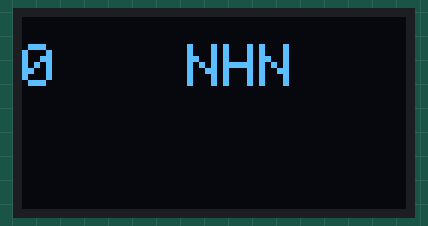
Bench run of a sketch on a simulated ESP8266 (NodeMCU). Parts: 128×64 one-colour display. WiFi joins after 1.5 s; servers stay silent unless stated; uploads are accepted with an empty reply; what the sketch prints to the serial monitor is not drawn.

Above: at 16.6 s.

The sketch:

Pegelanzeige_Level_meter.ino
```cpp
//made by Hammi 16.02.2018 https://github.com/HammiKnuff


#include <ESP8266WiFi.h>
#include <ESP8266HTTPClient.h>
#include <ArduinoJson.h>
#include <Adafruit_SSD1306.h>

#include <SPI.h>
#include <Wire.h>
#include <Adafruit_GFX.h>

#define OLED_RESET 0  // GPIO0
Adafruit_SSD1306 display(OLED_RESET);

// WiFi Parameters
//**** Change setting for WIFI ******
const char* ssid = "SSID";
const char* password = "PASSWORD";

void setup() {

  display.begin(SSD1306_SWITCHCAPVCC, 0x3C);
  display.clearDisplay();
  display.setTextColor(WHITE, BLACK);
  display.setCursor(0, 0);
  display.display();

  Serial.begin(115200);
  WiFi.begin(ssid, password);

  while (WiFi.status() != WL_CONNECTED) {
    delay(1000);
    Serial.println("Connecting...");

    display.print("Connected to");
    display.setCursor(0, 9);
    display.print(ssid);
    delay(5000);
    display.clearDisplay();
  }
}

void loop() {

  //OLED

  // Check WiFi Status
  if (WiFi.status() == WL_CONNECTED) {
    HTTPClient http;  //Object of class HTTPClient
    http.begin("http://www.pegelonline.wsv.de/webservices/rest-api/v2/stations/HAMBURG-ST.PAULI.json?includeTimeseries=true&includeCurrentMeasurement=true");
    int httpCode = http.GET();
    Serial.print("http.GET() = ");
    Serial.println(httpCode);
    //Check the returning code
    if (httpCode > 0) {
      // Parsing
      const size_t bufferSize = JSON_ARRAY_SIZE(1) + JSON_OBJECT_SIZE(2) + JSON_OBJECT_SIZE(3) + JSON_OBJECT_SIZE(5) + JSON_OBJECT_SIZE(6) + JSON_OBJECT_SIZE(10) + 540;
      DynamicJsonBuffer jsonBuffer(bufferSize);
      String payload;


      payload = http.getString();
      char json[2048];
      payload.toCharArray(json, sizeof(json));

      JsonObject& root = jsonBuffer.parseObject(json);

      const char* uuid = root["uuid"]; // "d488c5cc-4de9-4631-8ce1-0db0e700b546"
      const char* number = root["number"]; // "5952050"
      const char* shortname = root["shortname"]; // "HAMBURG-ST.PAULI"
      const char* longname = root["longname"]; // "HAMBURG ST. PAULI"
      float km = root["km"]; // 623.1
      const char* agency = root["agency"]; // "HAMBURG PORT AUTHORITY"
      float longitude = root["longitude"]; // 9.969996726842329
      float latitude = root["latitude"]; // 53.54568502657209


      const char* water_longname = root["water"]["longname"]; // "ELBE"

      JsonObject& timeseries0 = root["timeseries"][0];
      const char* timeseries0_longname = timeseries0["longname"]; // "WASSERSTAND ROHDATEN"
      const char* timeseries0_unit = timeseries0["unit"]; // "cm"

      JsonObject& timeseries0_currentMeasurement = timeseries0["currentMeasurement"];
      const char* timeseries0_currentMeasurement_timestamp = timeseries0_currentMeasurement["timestamp"]; // "2018-02-16T03:19:00+01:00"
      int timeseries0_currentMeasurement_value = timeseries0_currentMeasurement["value"]; // 763

      JsonObject& timeseries0_gaugeZero = timeseries0["gaugeZero"];
      const char* timeseries0_gaugeZero_unit = timeseries0_gaugeZero["unit"]; // "m. ü. NHN"
      // Output to serial monitor
      Serial.print(water_longname);
      Serial.println(longname);
      Serial.print(timeseries0_currentMeasurement_value);
      Serial.println(timeseries0_gaugeZero_unit);
      Serial.println(timeseries0_unit);
      //OLED

      display.display();
      display.setCursor(0, 0);
      display.setTextSize(1);
      display.print(longname);

      display.setCursor(0, 9);
      display.setTextSize(2);
      display.print(timeseries0_currentMeasurement_value);
      display.setCursor(35, 16);
      display.setTextSize(1);
      display.print(timeseries0_unit);
      display.setCursor(55, 9);
      display.setTextSize(2);
      display.print("NHN"); //units. json has umlauts problems
      display.setCursor(10, 25);
      display.setTextSize(0);
      display.print(timeseries0_currentMeasurement_timestamp);


    }
    http.end();   //Close connection
  }

  // Delay
  delay(10000);
}
```
